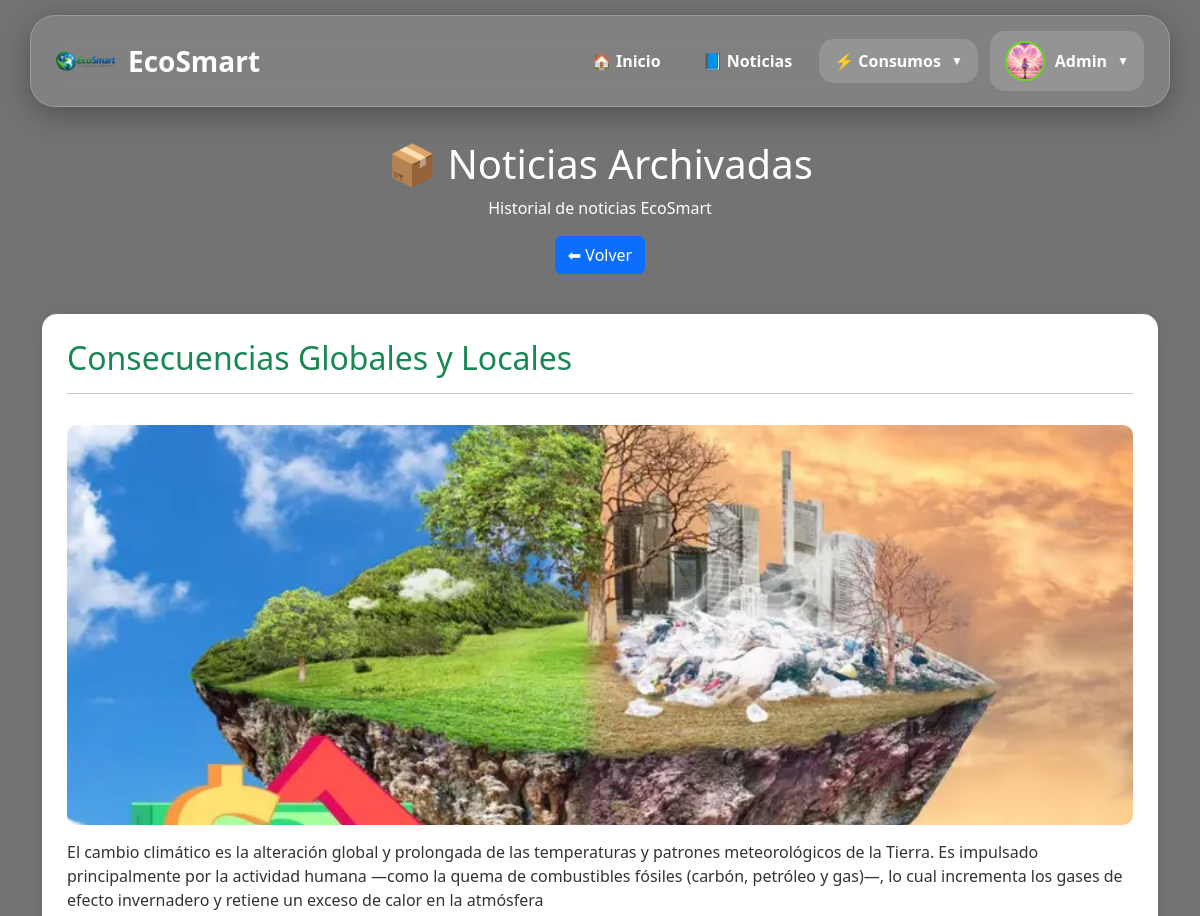
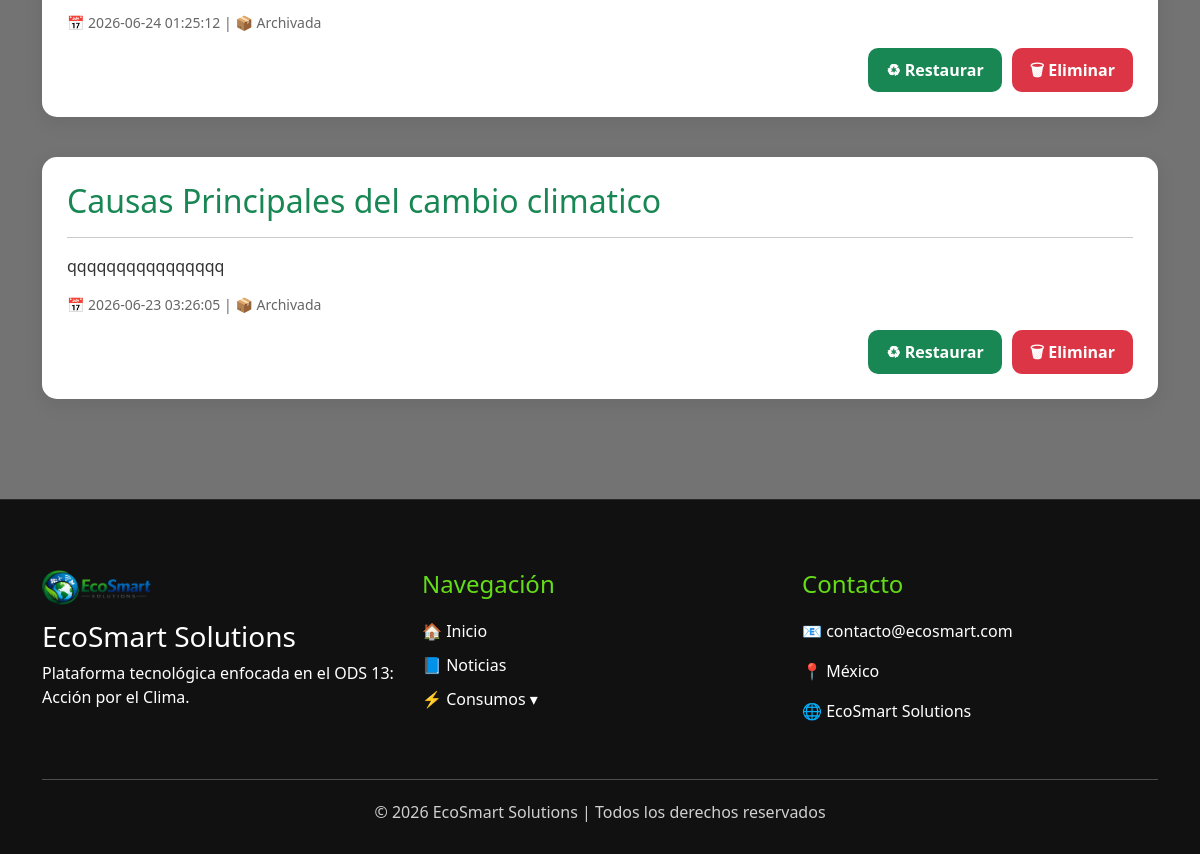
The page /noticias/noticias_archivadas.php (signed in) on the database its author committed (2 pictures, top to bottom).
### tables this page shows
CREATE TABLE `noticias` (
  `id` int(11) NOT NULL,
  `titulo` varchar(255) NOT NULL,
  `contenido` text NOT NULL,
  `imagen` varchar(255) DEFAULT NULL,
  `fecha` timestamp NOT NULL DEFAULT current_timestamp(),
  `estado` enum('activa','archivada') DEFAULT 'activa'
);

### noticias/noticias_archivadas.php (the view, shortened to what this page needs)
<?php
include __DIR__ . '/../config/conexion.php';
include __DIR__ . '/../includes/header.php';
include __DIR__ . '/../includes/navbar.php';
$noticias = mysqli_query(
    $conexion,
    "SELECT * FROM noticias
     WHERE estado='archivada'
     ORDER BY fecha DESC"
);
?>
<section class="page-header">
    <div class="container text-center">
        <h1>📦 Noticias Archivadas</h1>
        <p>Historial de noticias EcoSmart</p>
        <a href="Noticias.php" class="btn btn-primary">
            ⬅ Volver
        </a>
    </div>
</section>
<div class="container">
<?php while($n = mysqli_fetch_assoc($noticias)): ?>
    <div class="section-box">
        <h2><?= htmlspecialchars($n['titulo']) ?></h2>
        <hr>
        <?php if(!empty($n['imagen'])): ?>
            <img src="/EcoSmart/assets/img/noticias/<?= $n['imagen'] ?>"
                 style="max-width:100%; border-radius:10px;">
        <?php endif; ?>
        <p><?= nl2br(htmlspecialchars($n['contenido'])) ?></p>
        <small>
            📅 <?= $n['fecha'] ?>
            | 📦 Archivada
        </small>
        <?php if(isset($_SESSION['rol']) && $_SESSION['rol'] == 'admin'): ?>
            <div class="acciones-admin">
                <a href="/EcoSmart/noticias/restaurar_noticia.php?id=<?= $n['id'] ?>"
                   class="btn-restaurar">
                    ♻ Restaurar
                </a>
                <a href="/EcoSmart/noticias/eliminar_noticias.php?id=<?= $n['id'] ?>"
                   class="btn-eliminar"
                   onclick="return confirm('¿Eliminar noticia definitivamente?')">
                    🗑 Eliminar
                </a>
            </div>
        <?php endif; ?>
    </div>
<?php endwhile; ?>
</div>
<?php include __DIR__ . '/../includes/footer.php'; ?>

### assets/css/main.css (style rules this page uses)
* { margin:0; padding:0; box-sizing:border-box; }
html { scroll-behavior:smooth; }
body { padding-top:140px; font-family:'Segoe UI',sans-serif; background: linear-gradient( rgba(0,0,0,.55), rgba(0,0,0,.55) ), url('https://images.unsplash.com/photo-1497436072909-f5e4be8c8e8d'); background-size:cover; background-position:center; background-attachment:fixed; color:white; }
.section-box { background:rgba(255,255,255,.92); color:#333; padding:50px; margin:40px 0; border-radius:30px; box-shadow: 0 10px 30px rgba(0,0,0,.25); }
.section-box h2 { color:#0d6e3f; margin-bottom:20px; }

### assets/css/noticias.css (style rules this page uses)
.acciones-admin { margin-top:15px; display:flex; gap:10px; justify-content:flex-end; flex-wrap:wrap; }
.btn-archivar, .btn-restaurar, .btn-eliminar { padding:10px 18px; border-radius:10px; text-decoration:none; font-weight:600; transition:all .3s ease; display:inline-flex; align-items:center; gap:6px; }
.btn-restaurar { background:#198754; color:#fff; }
.btn-eliminar { background:#dc3545; color:#fff; }
.section-box { background:#fff; border-radius:15px; padding:25px; margin-bottom:25px; box-shadow:0 5px 20px rgba(0,0,0,.08); transition:.3s; }
.section-box img { width:100%; max-height:400px; object-fit:cover; border-radius:12px; margin:15px 0; }
.section-box h2 { color:#198754; margin-bottom:10px; }
.section-box small { color:#666; display:block; margin-top:10px; }

### assets/css/noticias_admin.css (style rules this page uses)
a { text-decoration: none; }

### rows shown on the page
noticias: titulo "Consecuencias Globales y Locales", imagen (picture), contenido "El cambio climático es la alteración global y prolongada de las temperaturas y patrones meteorológicos de la Tierra. Es impulsado principalmente por la actividad humana —como la quema de combustibles fósiles (carbón, petróleo y gas)—, lo cual incrementa los gases de efecto invernadero y retiene un exceso de calor en la atmósfera", fecha "2026-06-24 01:25:12"
noticias: titulo "Causas Principales del cambio climatico", contenido "qqqqqqqqqqqqqqqq", fecha "2026-06-23 03:26:05"

### other values the page prints
$_SESSION['usuario'] "Admin"
